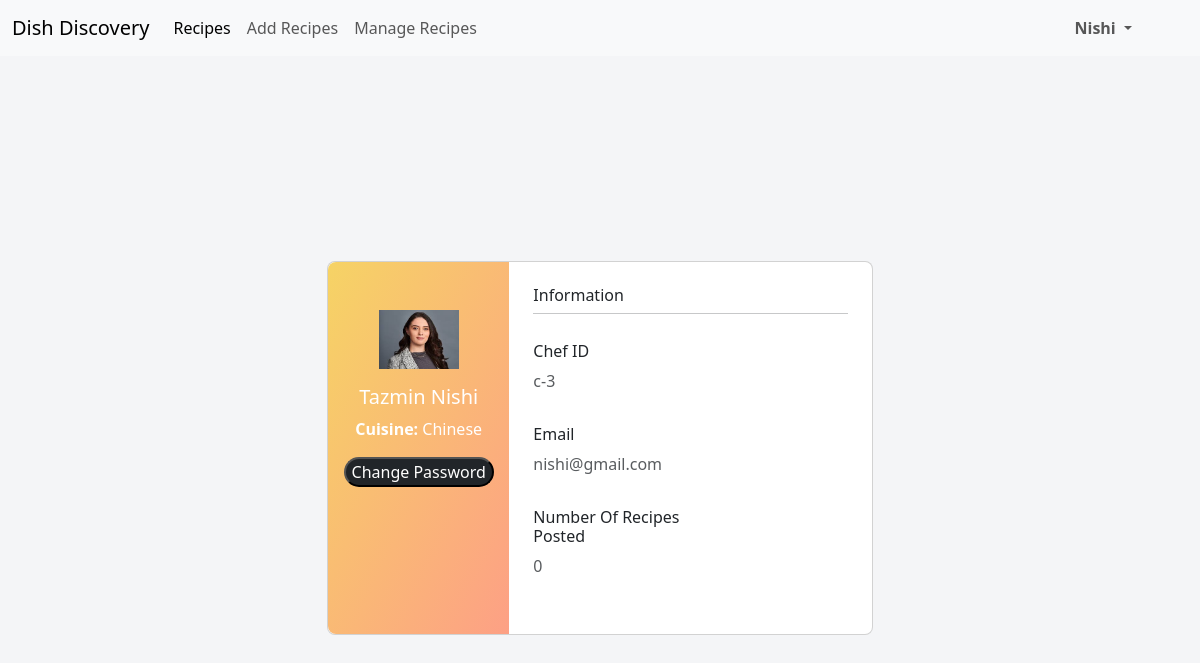
The page /chef_world/chef_profile.php (signed in) on the database its author committed.
### tables this page shows
CREATE TABLE `chef_table` (
  `chefid` varchar(30) NOT NULL,
  `fname` varchar(30) DEFAULT NULL,
  `lname` varchar(30) DEFAULT NULL,
  `email` varchar(30) DEFAULT NULL,
  `mobileno` varchar(30) DEFAULT NULL,
  `pic` varchar(100) DEFAULT NULL,
  `cuisinetype` varchar(40) DEFAULT NULL,
  `gender` varchar(30) DEFAULT NULL,
  `pass` varchar(30) DEFAULT NULL
);

### chef_world/chef_profile.php (the view, shortened to what this page needs)
<!DOCTYPE html>
<html lang="en">
<head>
    <link href="https://cdn.jsdelivr.net/npm/bootstrap@5.3.1/dist/css/bootstrap.min.css" rel="stylesheet"
>
    <link rel="stylesheet" href="chef_home.css">
</head>
<body>
    <nav class="navbar navbar-expand-lg bg-light">
        <div class="container-fluid">
            <a class="navbar-brand" href="chef_home.php">Dish Discovery</a>
            <div class="collapse navbar-collapse" id="navbarSupportedContent">
                <ul class="navbar-nav me-auto mb-2 mb-lg-0">
                    <li class="nav-item">
                        <a class="nav-link active" aria-current="page" href="chef_home.php">Recipes</a>
                    </li>
                    <li class="nav-item">
                        <a class="nav-link" href="add_recipes.php">Add Recipes</a>
                    </li>
                    <li class="nav-item">
                        <a class="nav-link" href="manage-recipes.php">Manage Recipes</a>
                    </li>
                </ul>
                <div class="d-flex" role="search">
                    <ul class="navbar-nav me-5">
                        <li class="nav-item dropdown btn-outline-success ">
                            <a class="nav-link dropdown-toggle btn " href="#" role="button" data-bs-toggle="dropdown"
                                aria-expanded="false">
                                <?php
                                include("../connection.php");
                                $chefid=$_SESSION['user_id'];
                                $sql="select lname from chef_table where chefid='$chefid'";
                                 $r=mysqli_query($con,$sql);
                                $row=mysqli_fetch_assoc($r);
                                $lname=$row['lname'];
                                echo "<b>$lname</b>";
                                ?>
                            </a>
                        </li>
                    </ul>
                </div>
            </div>
        </div>
    </nav>
    <section class="vh-100" style="background-color: #f4f5f7;">
        <div class="container py-5 h-100">
            <div class="row d-flex justify-content-center align-items-center h-100">
                <div class="col col-lg-6 mb-4 mb-lg-0">
                    <div class="card mb-3" style="border-radius: .5rem;">
                        <div class="row g-0">
                            <div class="col-md-4 gradient-custom text-center text-white"
                                style="border-top-left-radius: .5rem; border-bottom-left-radius: .5rem;">
                                <?php
                                include("../connection.php");
                                $chefid=$_SESSION['user_id'];
                                $sql="select fname,lname,pic,cuisinetype from chef_table where chefid='$chefid'";
                                 $r=mysqli_query($con,$sql);
                                $row=mysqli_fetch_assoc($r);
                                $fname=$row['fname'];
                                $lname=$row['lname'];
                                $image=$row['pic'];
                                $cuisinetype=$row['cuisinetype'];
                                $concatenatedString = $fname." ".$lname;
                                echo"<img src='../images/chef_images/$image';
                                    alt='Avatar' class='img-fluid my-5 mb-3' style='width: 80px;' />";
                                echo "<h5>$concatenatedString</h5>";
                                echo "<p><b>Cuisine: </b>$cuisinetype</p>";
                                echo "<button class='text-white bg-dark rounded-4'><a href='chef_change_password.php' class='text-decoration-none text-white'>Change Password</a></button>";
                                ?>
                            </div>
                            <div class="col-md-8">
                                <div class="card-body p-4">
                                    <h6>Information</h6>
                                    <hr class="mt-0 mb-4">
                                    <div class="row pt-1">
                                        <div class="col-6 mb-3">
                                            <h6>Chef ID</h6>
                                            <?php
                                        $chefid=$_SESSION['user_id'];
                                        echo "<p class='text-muted'>$chefid</p>";
                                        ?>
                                        </div>
                                        <div class="col-8 mb-3">
                                            <h6>Email</h6>
                                            <?php
                                        include("../connection.php");
                                        $chefid=$_SESSION['user_id'];
                                        $sql="select email from chef_table where chefid='$chefid'";
                                        $r=mysqli_query($con,$sql);
                                        $row=mysqli_fetch_assoc($r);
                                        $email=$row['email'];
                                        echo "<p class='text-muted'>$email</p>";
                                        ?>
                                        </div>
                                        <div class="col-8 mb-3">
                                            <h6>Number Of Recipes Posted</h6>
                                            <?php
                                        include("../connection.php");
                                        $chefid=$_SESSION['user_id'];
                                        $sql="select count(*) as num_recipe from recipe_table where chefid='$chefid'";
                                        $r=mysqli_query($con,$sql);
                                        $row=mysqli_fetch_assoc($r);
                                        $num_recipe=$row['num_recipe'];
                                        echo "<p class='text-muted'>$num_recipe</p>";
                                        ?>
                                        </div>
                                    </div>
                                </div>
                            </div>
                        </div>
                    </div>
                </div>
            </div>
        </div>
    </section>
</body>
</html>

### chef_world/chef_home.css (style rules this page uses)
.gradient-custom { background: #f6d365; background: -webkit-linear-gradient(to right bottom, rgba(246, 211, 101, 1), rgba(253, 160, 133, 1)); background: linear-gradient(to right bottom, rgba(246, 211, 101, 1), rgba(253, 160, 133, 1)) }

### rows shown on the page
chef_table: lname "Nishi", pic (picture), concatenatedString "Tazmin Nishi", cuisinetype "Chinese", email "nishi@gmail.com"

### other values the page prints
$chefid "c-3"
$num_recipe "0"
